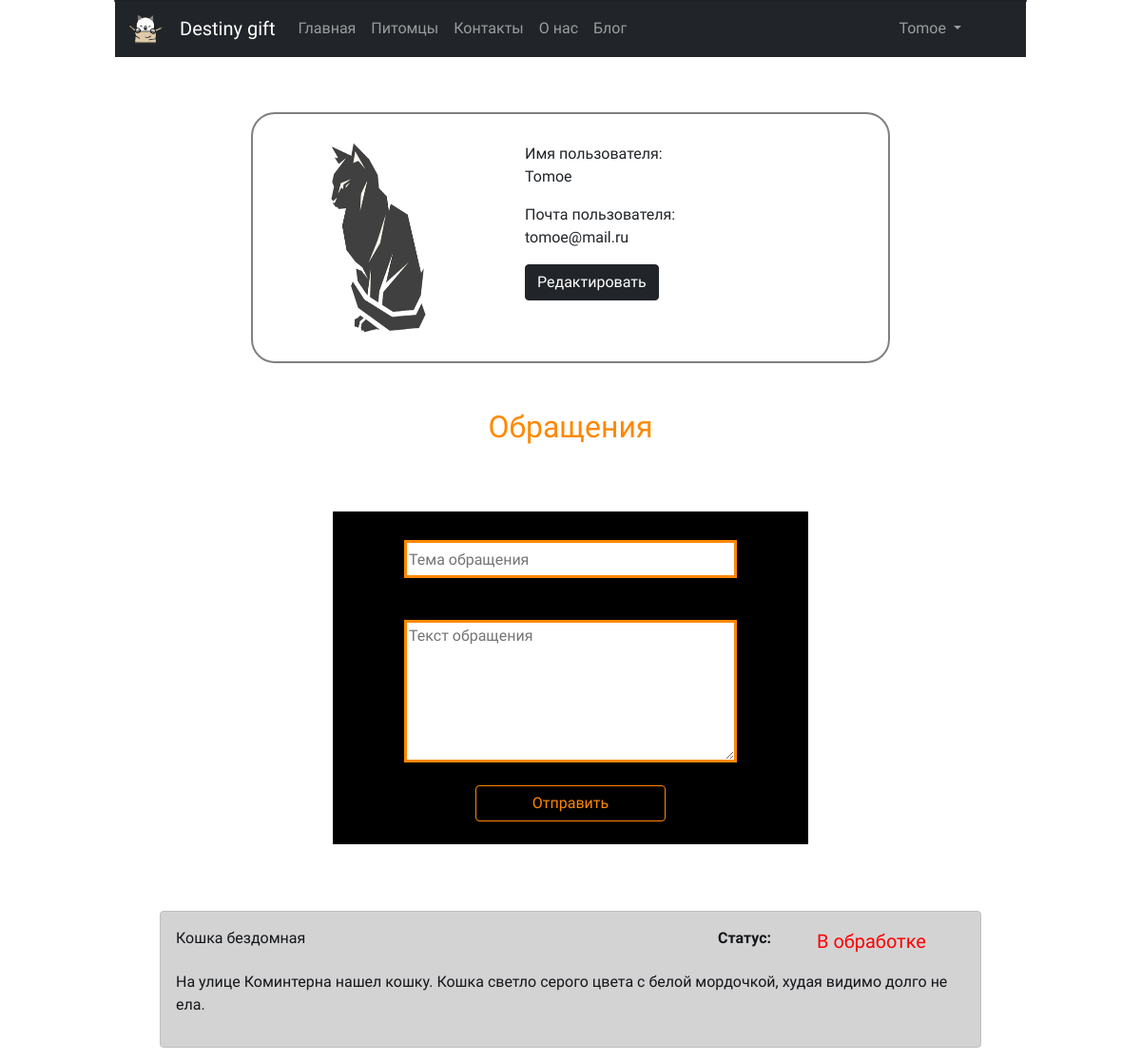
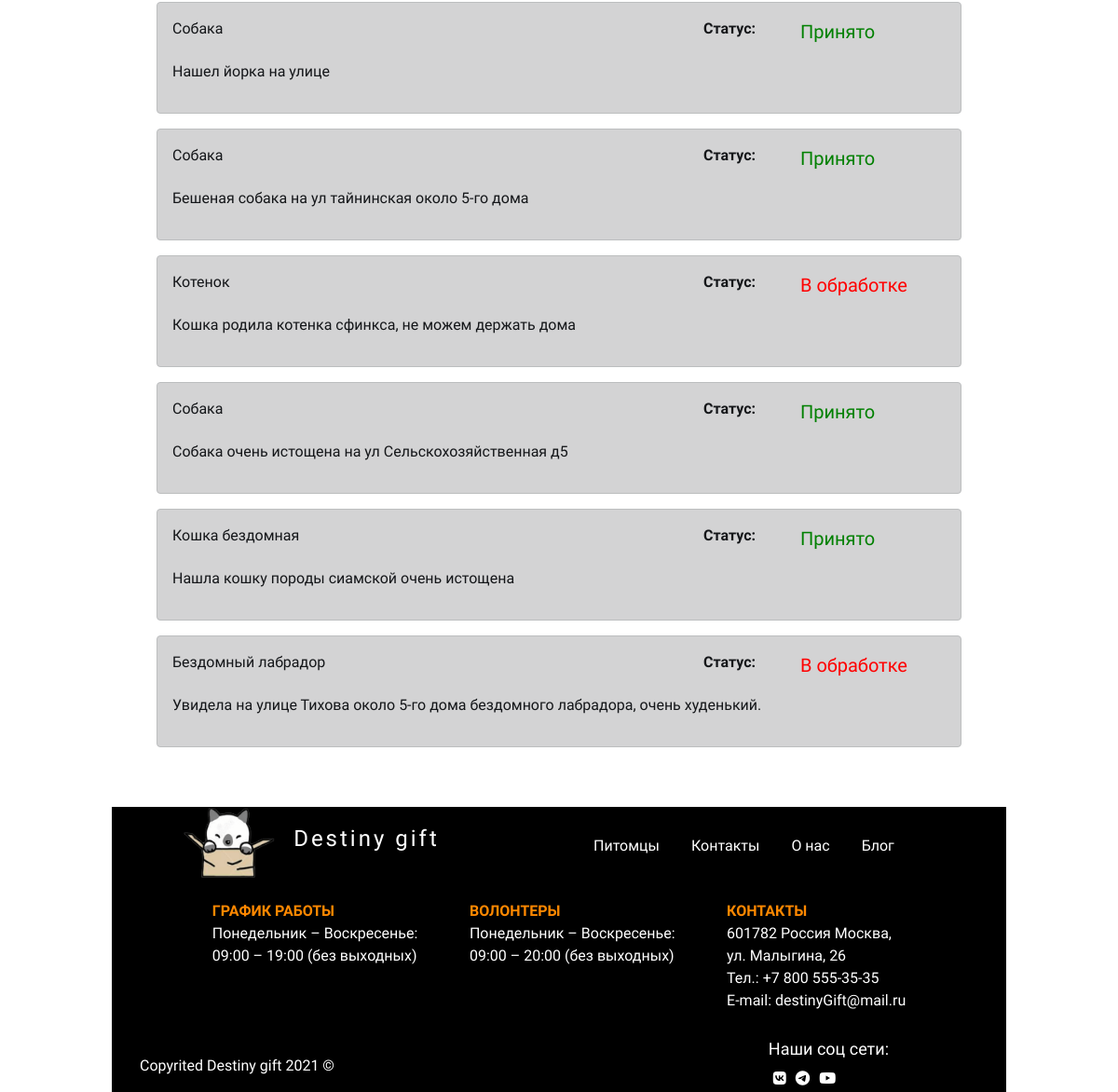
The page /pages/user.php (signed in) on the database its author committed (2 pictures, top to bottom).
### tables this page shows
CREATE TABLE `users` (
  `id` int(11) NOT NULL,
  `name` varchar(255) NOT NULL,
  `role` int(255) NOT NULL,
  `email` varchar(255) NOT NULL,
  `password` varchar(255) NOT NULL
);

CREATE TABLE `appeals` (
  `id` int(11) NOT NULL,
  `theme` varchar(255) NOT NULL,
  `description` varchar(255) NOT NULL,
  `user` int(255) NOT NULL,
  `status` int(11) NOT NULL
);

### pages/user.php (the view, shortened to what this page needs)
<?php
require_once("../bd/bd.php");
$names = $_SESSION['name'];
$result = $mysql->query("SELECT * FROM `users` WHERE name = '$names'");
                        if($result->num_rows == 1){
                            $id = $result->fetch_assoc();
                            $mail = $id['email'];
                        }
?>
<!DOCTYPE html>
<html lang="en">
<head>
    <link rel="stylesheet" href="../style/style.css">
    <link href="https://cdn.jsdelivr.net/npm/bootstrap@5.1.3/dist/css/bootstrap.min.css" rel="stylesheet">
</head>
<body class="m-auto">
    <?php
    require_once('../element/header.php')
    ?>
    <main>
        <section class="d-flex justify-content-around" style="width:70%; margin:0 auto; border:2px solid gray; border-radius:25px; padding:30px; margin-top:100px;">
            <img src="../img/logo/1.png" alt="иконка" width="100">
            <div style="width:300px; height:200px;">
                <p>Имя пользователя:<br> <?php echo $_SESSION['name'] ?></p>
                <p>Почта пользователя:<br> <?php echo $mail ?></p>
                <button type="button" class="btn btn-dark" data-bs-toggle="modal" data-bs-target="#exampleModal">
  Редактировать
</button>
            </div>
        </section>
        <h2 class="mt-5" style="text-align:center;">Обращения</h2>
        <section class="contayner contayner-fluid mx-auto appeal" id="appeals">
            <form method="post" action="../php/newAppeal.php" class="appealForm">
                <input type="text" name="title" placeholder="Тема обращения" required><br>
                <textarea name="description" placeholder="Текст обращения" required></textarea><br>
                <button type="submit" class="btn btn-outline-secondary" id="buttonAppeal">Отправить</button>
            </form>
        </section>
        <section class="contayner contayner-fluid mx-auto" style="width:90%; margin-top:70px;">
        <?php
                        $name = $_SESSION['name'];
                        $result = $mysql->query("SELECT `id` FROM `users` WHERE name = '$name'");
                        if($result->num_rows == 1){
                            $id = $result->fetch_assoc();
                            $number = $id['id'];
                        }
                        $arr = mysqli_query($mysql, "SELECT * FROM `appeals` WHERE user = '$number'");
                        $arr = mysqli_fetch_all($arr);
                        foreach ($arr as &$value) {
                        ?>
                        <?php
                        $res = $value[4];
                            if($res == 1){
                                $string = '<p style="color:red; font-size:20px;">В обработке</p>';
                            } else {
                                $string = '<p style="color:green; font-size:20px;">Принято</p>';
                            }
                        ?>
                        <div class="alert alert-dark" role="alert">
                            <div class="d-flex flex-wrap justify-content-between">
                                <p class="pe-5"><?=$value[1]?></p>
                                <div class="d-flex" style="width:260px;"><b class="pe-5">Статус:</b> <?=$string?></div>
                            </div>
                            <p><?=$value[2]?></p>
                        </div>
                        <?
                        }
                        ?>
        </section>
    </main>
    <?php
    require_once('../element/footer.php');
    ?>
</body>
</html>

### style/style.css (style rules this page uses)
* { font-family: 'Balsamiq Sans', sans-serif; }
body { max-width:80%; }
Html, body { height: 100%; }
Body { display: flex; flex-direction: column; }
Main { flex: 1 0 auto; }
h2 { color:rgb(255, 136, 0); }
.appeal { padding-top: 30px; height:350px; background-color: black; }
.appeal input { display:block; margin: 0 auto; width:350px; height:40px; border:3px solid rgb(255, 136, 0); outline: none; }
.appeal textarea { display:block; margin: 0 auto; margin-top: 20px; width:350px; height:150px; outline: none; border:3px solid rgb(255, 136, 0); }
#buttonAppeal { width:200px; display:block; margin: 0 auto; color:rgb(255, 136, 0); border: 1px solid rgb(255, 136, 0); }
#appeals { width:500px; margin-top:70px; }

### rows shown on the page
users: email "tomoe@mail.ru"
appeals: theme "Кошка бездомная", shows "В обработке", description "На улице Коминтерна нашел кошку. Кошка светло серого цвета с белой мордочкой, худая видимо долго не ела."
appeals: theme "Собака", shows "Принято", description "Нашел йорка на улице"
appeals: theme "Собака", shows "Принято", description "Бешеная собака на ул тайнинская около 5-го дома"
appeals: theme "Котенок", shows "В обработке", description "Кошка родила котенка сфинкса, не можем держать дома"
appeals: theme "Собака", shows "Принято", description "Собака очень истощена на ул Сельскохозяйственная д5"
appeals: theme "Кошка бездомная", shows "Принято", description "Нашла кошку породы сиамской очень истощена"
appeals: theme "Бездомный лабрадор", shows "В обработке", description "Увидела на улице Тихова около 5-го дома бездомного лабрадора, очень худенький."

### other values the page prints
$_SESSION['name'] "Tomoe"
